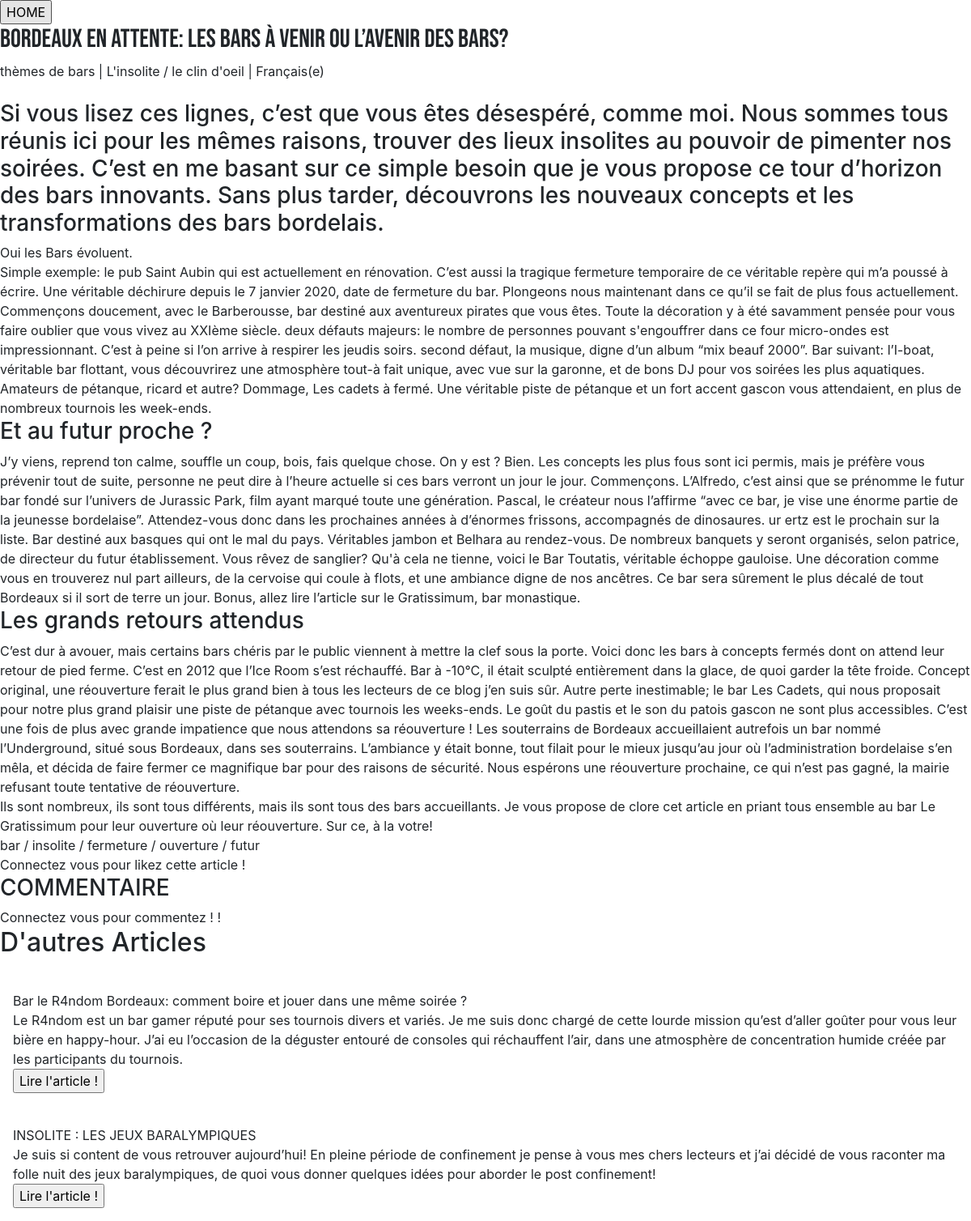
/Article/ArticleViewUser.php?NumArt=3, run on the app's committed database.
### tables this page shows
CREATE TABLE IF NOT EXISTS `article` (
  `NumArt` char(10) NOT NULL,
  `DtCreA` date DEFAULT NULL,
  `LibTitrA` text,
  `LibChapoA` text,
  `LibAccrochA` text,
  `Parag1A` text,
  `LibSsTitr1` text,
  `Parag2A` text,
  `LibSsTitr2` text,
  `Parag3A` text,
  `LibConclA` text,
  `UrlPhotA` char(62) DEFAULT NULL,
  `Likes` int(11) DEFAULT NULL,
  `NumAngl` char(8) NOT NULL,
  `NumThem` char(8) NOT NULL,
  `NumLang` char(8) NOT NULL,
  PRIMARY KEY (`NumArt`),
  KEY `ARTICLE_FK` (`NumArt`),
  KEY `FK_ASSOCIATION_1` (`NumAngl`),
  KEY `FK_ASSOCIATION_2` (`NumThem`),
  KEY `FK_ASSOCIATION_3` (`NumLang`)
);

CREATE TABLE IF NOT EXISTS `angle` (
  `NumAngl` char(8) NOT NULL,
  `LibAngl` char(60) DEFAULT NULL,
  `NumLang` char(8) NOT NULL,
  PRIMARY KEY (`NumAngl`),
  KEY `ANGLE_FK` (`NumAngl`),
  KEY `FK_ASSOCIATION_6` (`NumLang`)
);

CREATE TABLE IF NOT EXISTS `thematique` (
  `NumThem` char(8) NOT NULL,
  `LibThem` char(60) DEFAULT NULL,
  `NumLang` char(8) NOT NULL,
  PRIMARY KEY (`NumThem`),
  KEY `THEMATIQUE_FK` (`NumThem`),
  KEY `FK_ASSOCIATION_4` (`NumLang`)
);

CREATE TABLE IF NOT EXISTS `langue` (
  `NumLang` char(8) NOT NULL,
  `Lib1Lang` char(25) DEFAULT NULL,
  `Lib2Lang` char(45) DEFAULT NULL,
  `NumPays` char(4) DEFAULT NULL,
  PRIMARY KEY (`NumLang`),
  KEY `LANGUE_FK` (`NumLang`)
);

### General/connectionBD.php (called while the page is built, shortened)
<?php
	$ShowText = false;
?>

### General/GetOneEntry.php (called while the page is built)
<?php
	if (!function_exists("GetOneEntry")) {
		function GetOneEntry($keySelect, $table, $key,  $value){
			include "connectionBD.php";
			$numSelect = $DB->query('SELECT '.$keySelect.' FROM '.$table.' WHERE '.$key.' = "'.$value.'"');
			while ($GetPays = $numSelect->fetch()) {
				return $GetPays[$keySelect];
			}
		}
	}
 ?>

### Article/ArticleViewUser.php (the view, shortened to what this page needs)
<?php
	include "../General/connectionBD.php";
	include "../General/GetOneEntry.php";
	if (isset($_GET['NumArt'])) {
		$NumArt = $_GET['NumArt'];
	}
	elseif (isset($_POST['NumArt'])) {
		$NumArt = $_POST['NumArt'];
	}
	$SelectArticle = $DB->query("SELECT * FROM ARTICLE WHERE NumArt = '".$NumArt."'");
	while ($Article = $SelectArticle->fetch()) {
		$LibAngl = GetOneEntry("LibAngl", "ANGLE", "NumAngl", $Article['NumAngl']);
		$LibThem = GetOneEntry("LibThem", "THEMATIQUE", "NumThem", $Article['NumThem']);
		$Lib1Lang = GetOneEntry("Lib1Lang", "LANGUE", "NumLang", $Article['NumLang']);
?>
<!DOCTYPE html>
<html>
<head>
	<link rel="stylesheet" href="https://stackpath.bootstrapcdn.com/bootstrap/4.4.1/css/bootstrap.min.css">
	<link  href="./assets/css/lire.css" rel="stylesheet">
</head>
<body>
	<div> <form action="../index.php" method="post"> <input  type="submit" name="id" value="HOME" > <input  type="hidden" name="isAdmin" value="<?php echo "false"; ?>"></form> </div>
	<div> <h2 class="title"> <?php echo $Article['LibTitrA'];?> </h2> </div>
	<div> <?php echo $LibAngl; ?> | <?php echo $LibThem; ?> | <?php echo $Lib1Lang; ?> </div>
	<div> <img src="<?php echo $Article['UrlPhotA'];?>"> </div>
	<div> <h3> <?php echo $Article['LibChapoA'];?></h3> </div>
	<div> <?php echo $Article['LibAccrochA'];?> </div>
	<div> <?php echo $Article['Parag1A'];?> </div>
	<div> <h3> <?php echo $Article['LibSsTitr1'];?> </h3> </div>
	<div class="paragraphe2"> <?php echo $Article['Parag2A'];?> </div>
	<div> <h3> <?php echo $Article['LibSsTitr2'];?> </h3> </div>
	<div> <?php echo $Article['Parag3A'];?> </div>
	<div> <?php echo $Article['LibConclA'];?> </div>
	<?php
		$SelectMotCle = $DB->query('SELECT * FROM MOTCLEARTICLE WHERE NumArt = "'.$NumArt.'"');
		$ListMotCle[] = array();
		while ($MotCle = $SelectMotCle->fetch()) {
			array_push($ListMotCle, GetOneEntry("LibMoCle", "MOTCLE", "NumMoCle", $MotCle['NumMoCle']) );
		}
	?>
		<div>
	<?php
			foreach ($ListMotCle as $key => $value) {
				if ($key !=0) {
					if ($value == end($ListMotCle)) {
						echo $value;
					}
					else{
						echo $value, " / ";
					}
				}
			}
	?>
		</div>
	<?php if (isset($_SESSION['IsConnect'])){ ?>
	<?php
		$GetLikes = $DB->query('SELECT * FROM ARTICLE WHERE NumArt = "'.$NumArt.'" ');
		while ($Likes = $GetLikes->fetch()) {
	?>
			<div>
				Likes : <?php if($Likes['Likes']!=""){echo $Likes['Likes'];} else{echo 0;} ?>
			</div>
	<?php
		}
	?>
	<form action="ArticleViewUser.php" method="get"><input type="submit" name="Likes" value="Likes !"><input type="hidden" name="NumArt" value="<?php echo $NumArt ?>"></form>
	<?php
		if (isset($_GET['Likes'])) {
			include "Likes.php";
		}
	 ?>
<?php }
	else{ ?>
	<div>Connectez vous pour likez cette article !</div>
<?php } ?>
	<?php include "CreateCom.php"; ?>
	<h3> COMMENTAIRE </h3>
	<?php if (isset($_SESSION['IsConnect'])){ ?>
	<?php
		include 'FormCreateCom.php';
	?>
	<?php } else{ ?>
		<div>Connectez vous pour commentez ! !</div>
	<?php } ?>
	<div> <h2> D'autres Articles </h2> </div>
	<?php
			$sqlRequete = 'SELECT * FROM ARTICLE LIMIT 2';
			$AllArticle = $DB->query($sqlRequete);
			while ($Article = $AllArticle->fetch()) {
	?>
				<div style=" margin: 1rem;">
					<div> <img src="<?php echo $Article['UrlPhotA']; ?>"> </div>
					<div> <?php echo $Article['LibTitrA']; ?> </div>
					<div> <?php echo $Article['LibChapoA']; ?> </div>
					<div> <form action="../Article/ArticleViewUser.php" method="get"> <input  type="submit" name="id" value="Lire l'article !" > <input  type="hidden" name="NumArt" value="<?php echo $Article['NumArt']; ?>"></form> </div>
				</div>
	<?php } ?>
</body>
</html>
<?php
}
?>

### assets/css/lire.css (style rules this page uses)
.title { font-family: 'Bebas Neue', cursive; font-weight: 24pt; }

### data on the page
article: LibTitrA "Bordeaux en attente: les bars à venir ou l’avenir des bars?", NumAngl.LibAngl "thèmes de bars", NumThem.LibThem "L'insolite / le clin d'oeil", NumLang.Lib1Lang "Français(e)", LibChapoA "Si vous lisez ces lignes, c’est que vous êtes désespéré, comme moi. Nous sommes tous réunis ici pour les mêmes raisons, trouver des lieux insolites au pouvoir de pimenter nos soirées. C’est en me basant sur ce simple besoin que je vous propose ce tour d’horizon des bars innovants. Sans plus tarder, découvrons les nouveaux concepts et les transformations des bars bordelais.", LibAccrochA "Oui les Bars évoluent.", Parag1A "Simple exemple: le pub Saint Aubin qui est actuellement en rénovation. C’est aussi la tragique fermeture temporaire de ce véritable repère qui m’a poussé à écrire. Une véritable déchirure depuis le 7 janvier 2020, date de fermeture du bar. Plongeons nous maintenant dans ce qu’il se fait de plus fous actuellement. Commençons doucement, avec le Barberousse, bar destiné aux aventureux pirates que vous êtes. Toute la décoration y à été savamment pensée pour vous faire oublier que vous vivez au XXIème siècle. deux défauts majeurs: le nombre de personnes pouvant s'engouffrer dans ce four micro-ondes est impressionnant. C’est à peine si l’on arrive à respirer les jeudis soirs. second défaut, la…", LibSsTitr1 "Et au futur proche ?", Parag2A "J’y viens, reprend ton calme, souffle un coup, bois, fais quelque chose. On y est ? Bien. Les concepts les plus fous sont ici permis, mais je préfère vous prévenir tout de suite, personne ne peut dire à l’heure actuelle si ces bars verront un jour le jour. Commençons. L’Alfredo, c’est ainsi que se prénomme le futur bar fondé sur l’univers de Jurassic Park, film ayant marqué toute une génération. Pascal, le créateur nous l’affirme “avec ce bar, je vise une énorme partie de la jeunesse bordelaise”. Attendez-vous donc dans les prochaines années à d’énormes frissons, accompagnés de dinosaures. ur ertz est le prochain sur la liste. Bar destiné aux basques qui ont le mal du pays. Véritables…", LibSsTitr2 "Les grands retours attendus", Parag3A "C’est dur à avouer, mais certains bars chéris par le public viennent à mettre la clef sous la porte. Voici donc les bars à concepts fermés dont on attend leur retour de pied ferme. C’est en 2012 que l’Ice Room s’est réchauffé. Bar à -10°C, il était sculpté entièrement dans la glace, de quoi garder la tête froide. Concept original, une réouverture ferait le plus grand bien à tous les lecteurs de ce blog j’en suis sûr. Autre perte inestimable; le bar Les Cadets, qui nous proposait pour notre plus grand plaisir une piste de pétanque avec tournois les weeks-ends. Le goût du pastis et le son du patois gascon ne sont plus accessibles. C’est une fois de plus avec grande impatience que nous…", LibConclA "Ils sont nombreux, ils sont tous différents, mais ils sont tous des bars accueillants. Je vous propose de clore cet article en priant tous ensemble au bar Le Gratissimum pour leur ouverture où leur réouverture. Sur ce, à la votre!", value "bar", value "insolite", value "fermeture", value "ouverture", value "futur"
article: LibTitrA "Bar le R4ndom Bordeaux: comment boire et jouer dans une même soirée ?", LibChapoA "Le R4ndom est un bar gamer réputé pour ses tournois divers et variés. Je me suis donc chargé de cette lourde mission qu’est d’aller goûter pour vous leur bière en happy-hour. J’ai eu l’occasion de la déguster entouré de consoles qui réchauffent l’air, dans une atmosphère de concentration humide créée par les participants du tournois."
article: LibTitrA "INSOLITE : LES JEUX BARALYMPIQUES", LibChapoA "Je suis si content de vous retrouver aujourd’hui! En pleine période de confinement je pense à vous mes chers lecteurs et j’ai décidé de vous raconter ma folle nuit des jeux baralympiques, de quoi vous donner quelques idées pour aborder le post confinement!"
